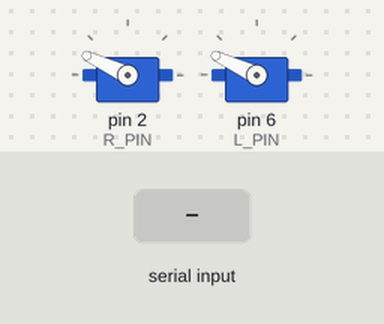
Bench run of a sketch on a simulated Arduino Uno, built with avr-gcc and run on an emulated ATmega328P. On the bench: 2 × servo. Inputs (shaded band) come from the test bench.

Above: at 1.4 s.
1.5 s: "w" received over Serial
At 1.9 s:
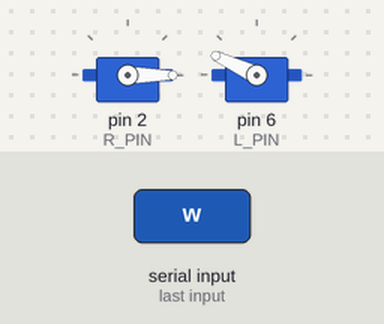
At 3.0 s:
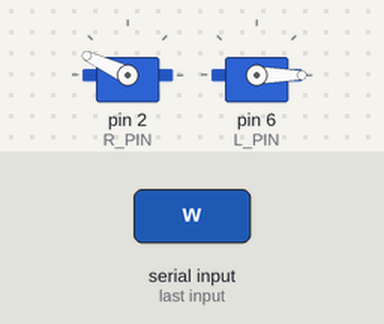
4.5 s: "j" received over Serial
7.5 s: "s" received over Serial
At 8.1 s:
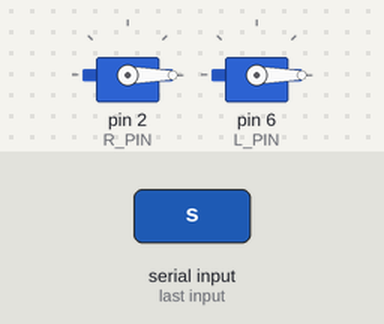
Timing chart, 0 to 10.5 s (numbered marks = the images above; inputs shaded):
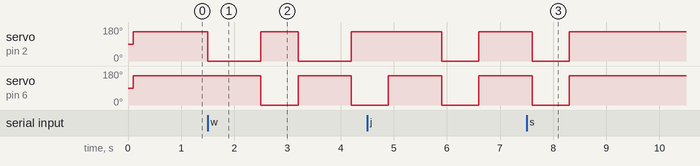

Measured:
- after the input at 1.5 s, servo on pin 2 (R_PIN): alternates 155° for 0.70 s and 0° for 1.0 s, starting at once; servo on pin 6 (L_PIN): 155° → 0° after 1.0 s, → 155° 0.70 s later, → 0° 1.0 s later
- after the input at 7.5 s, servo on pin 2 (R_PIN), servo on pin 6 (L_PIN): goes on until 8.3 s, then stays 155°

The sketch:

floatybotSerialCom.ino
```cpp
// Test program for controlling servos with the tinyduino
// for Balloon Robot

#include <Servo.h>

Servo rightLeg;
Servo leftLeg;

const int R_PIN= 2;
const int L_PIN=6;

const int EXTENDED=155;
const int RETRACTED=0;


void setup() {
  // put your setup code here, to run once:
  rightLeg.attach(R_PIN);
  leftLeg.attach(L_PIN);
  delay(100);
  leftLeg.write(EXTENDED);
  rightLeg.write(EXTENDED);
  delay(100);

  Serial.begin(9600);
  while (!Serial) {
    ;
  }
}

void loop() {
  if (Serial.available() > 0) {
    char command = Serial.read();

    //walk forward
    if (command == 'w') {
      while (Serial.available() <= 0) {
        rightLeg.write(RETRACTED);
        leftLeg.write(EXTENDED);
        delay(1000);
        rightLeg.write(EXTENDED);
        leftLeg.write(RETRACTED);
        delay(700);
      }
    }

    //jump
    if (command == 'j') {
      while (Serial.available() <= 0) {
        rightLeg.write(EXTENDED);
        leftLeg.write(EXTENDED);
        delay(1000);
        rightLeg.write(RETRACTED);
        leftLeg.write(RETRACTED);
        delay(700);
      }
    }

    //stop
    if (command == 's') {
      while (Serial.available() <= 0) {
        rightLeg.write(EXTENDED);
        leftLeg.write(EXTENDED);
      }
    }
  }
}
```
